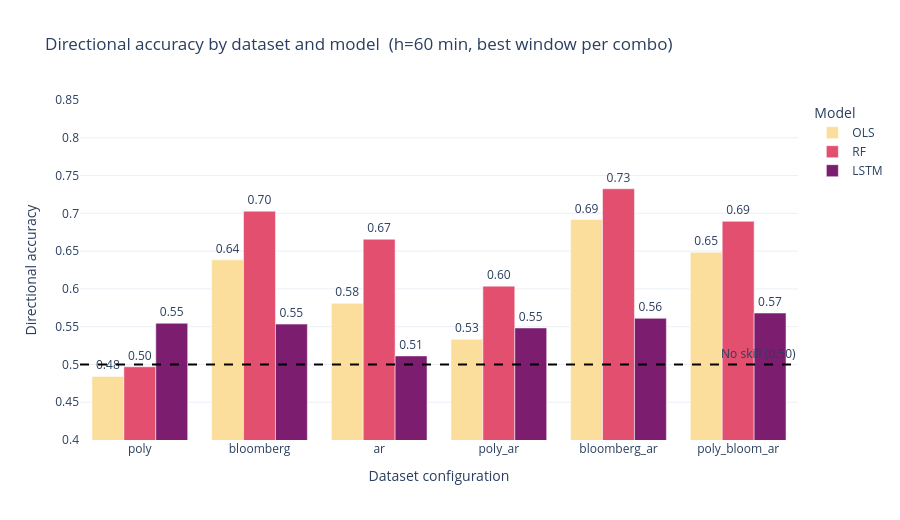

Notebook code for this chart:
### Markdown cell above
## Graph 9 - Directional accuracy by dataset, clustered by model

For a chosen horizon (default 60 min, falls back to the highest available), compares the **best directional accuracy across window schemes** for each `(dataset, model)` pair. Dashed line marks the 50% no-skill threshold.

### Code cell
# %% -- GRAPH 9 : DIRECTIONAL ACCURACY GROUPED BAR (Plotly) -----------
G9_HORIZON_PREFERRED = 60
_avail = _ordered_horizons(SUMMARIES.keys())
if not _avail:
    print('No summary data available -> skipping Graph 9.')
else:
    if G9_HORIZON_PREFERRED in SUMMARIES:
        _h_use = G9_HORIZON_PREFERRED
    else:
        _h_use = _avail[-1]
        print(
            f'  [info] h={G9_HORIZON_PREFERRED} min not in summaries; '
            f'using h={_h_use} min instead.'
        )

    _df = SUMMARIES[_h_use].copy()
    _best = (
        _df.sort_values(['dir_acc', 'r2', 'rmse'], ascending=[False, False, True], kind='stable')
        .drop_duplicates(['dataset', 'model'])
        .reset_index(drop=True)
    )
    _models_in_plot = _model_order(_best['model'])
    _datasets_in_plot = _dataset_order(_best['dataset'])
    _best['model_display'] = pd.Categorical(
        _best['model'].map(_display_model),
        categories=[_display_model(model) for model in _models_in_plot],
        ordered=True,
    )
    _best['dataset_display'] = pd.Categorical(
        _best['dataset'].map(_display_dataset),
        categories=[_display_dataset(dataset) for dataset in _datasets_in_plot],
        ordered=True,
    )
    _best = _best.sort_values(['dataset_display', 'model_display'], kind='stable')

    fig_g9 = px.bar(
        _best,
        x='dataset_display',
        y='dir_acc',
        color='model_display',
        barmode='group',
        color_discrete_sequence=palette_colors(max(2, len(_models_in_plot))),
        category_orders={
            'dataset_display': [_display_dataset(dataset) for dataset in _datasets_in_plot],
            'model_display': [_display_model(model) for model in _models_in_plot],
        },
        title=(
            f'Directional accuracy by dataset and model  '
            f'(h={_h_use} min, best window per combo)'
        ),
        labels={
            'dir_acc': 'Directional accuracy',
            'dataset_display': 'Dataset configuration',
            'model_display': 'Model',
        },
        text=_best['dir_acc'].map(lambda value: f'{value:.2f}'),
    )
    fig_g9.add_hline(
        y=0.5, line_dash='dash', line_color='black',
        annotation_text='No skill (0.50)', annotation_position='top right',
    )
    fig_g9.update_traces(textposition='outside', cliponaxis=False)
    fig_g9.update_layout(
        yaxis_range=[0.4, max(0.85, _best['dir_acc'].max() + 0.05)],
        height=520,
    )
    fig_g9.show()

### Figure 1 — Plotly figure (JSON) as saved in the notebook; plotly's stock layout.template omitted (floating-point values rounded to 4 significant figures)
{"data": [{"alignmentgroup": "True", "cliponaxis": false, "hovertemplate": "Model=OLS<br>Dataset configuration=%{x}<br>Directional accuracy=%{y}<br>text=%{text}<extra></extra>", "legendgroup": "OLS", "marker": {"color": "#fcde9c", "pattern": {"shape": ""}}, "name": "OLS", "offsetgroup": "OLS", "orientation": "v", "showlegend": true, "text": ["0.48", "0.64", "0.58", "0.53", "0.69", "0.65"], "textposition": "outside", "type": "bar", "x": ["poly", "bloomberg", "ar", "poly_ar", "bloomberg_ar", "poly_bloom_ar"], "xaxis": "x", "y": [0.4842, 0.6384, 0.5808, 0.5334, 0.6918, 0.6484], "yaxis": "y"}, {"alignmentgroup": "True", "cliponaxis": false, "hovertemplate": "Model=RF<br>Dataset configuration=%{x}<br>Directional accuracy=%{y}<br>text=%{text}<extra></extra>", "legendgroup": "RF", "marker": {"color": "#e34f6f", "pattern": {"shape": ""}}, "name": "RF", "offsetgroup": "RF", "orientation": "v", "showlegend": true, "text": ["0.50", "0.70", "0.67", "0.60", "0.73", "0.69"], "textposition": "outside", "type": "bar", "x": ["poly", "bloomberg", "ar", "poly_ar", "bloomberg_ar", "poly_bloom_ar"], "xaxis": "x", "y": [0.4969, 0.7028, 0.6657, 0.6036, 0.7325, 0.6894], "yaxis": "y"}, {"alignmentgroup": "True", "cliponaxis": false, "hovertemplate": "Model=LSTM<br>Dataset configuration=%{x}<br>Directional accuracy=%{y}<br>text=%{text}<extra></extra>", "legendgroup": "LSTM", "marker": {"color": "#7c1d6f", "pattern": {"shape": ""}}, "name": "LSTM", "offsetgroup": "LSTM", "orientation": "v", "showlegend": true, "text": ["0.55", "0.55", "0.51", "0.55", "0.56", "0.57"], "textposition": "outside", "type": "bar", "x": ["poly", "bloomberg", "ar", "poly_ar", "bloomberg_ar", "poly_bloom_ar"], "xaxis": "x", "y": [0.5545, 0.5534, 0.5113, 0.5483, 0.5611, 0.568], "yaxis": "y"}], "layout": {"annotations": [{"showarrow": false, "text": "No skill (0.50)", "x": 1, "xanchor": "right", "xref": "x domain", "y": 0.5, "yanchor": "bottom", "yref": "y"}], "barmode": "group", "height": 520, "legend": {"title": {"text": "Model"}, "tracegroupgap": 0}, "shapes": [{"line": {"color": "black", "dash": "dash"}, "type": "line", "x0": 0, "x1": 1, "xref": "x domain", "y0": 0.5, "y1": 0.5, "yref": "y"}], "title": {"text": "Directional accuracy by dataset and model  (h=60 min, best window per combo)"}, "xaxis": {"anchor": "y", "categoryarray": ["poly", "bloomberg", "ar", "poly_ar", "bloomberg_ar", "poly_bloom_ar"], "categoryorder": "array", "domain": [0, 1], "title": {"text": "Dataset configuration"}}, "yaxis": {"anchor": "x", "domain": [0, 1], "range": [0.4, 0.85], "title": {"text": "Directional accuracy"}}}}
